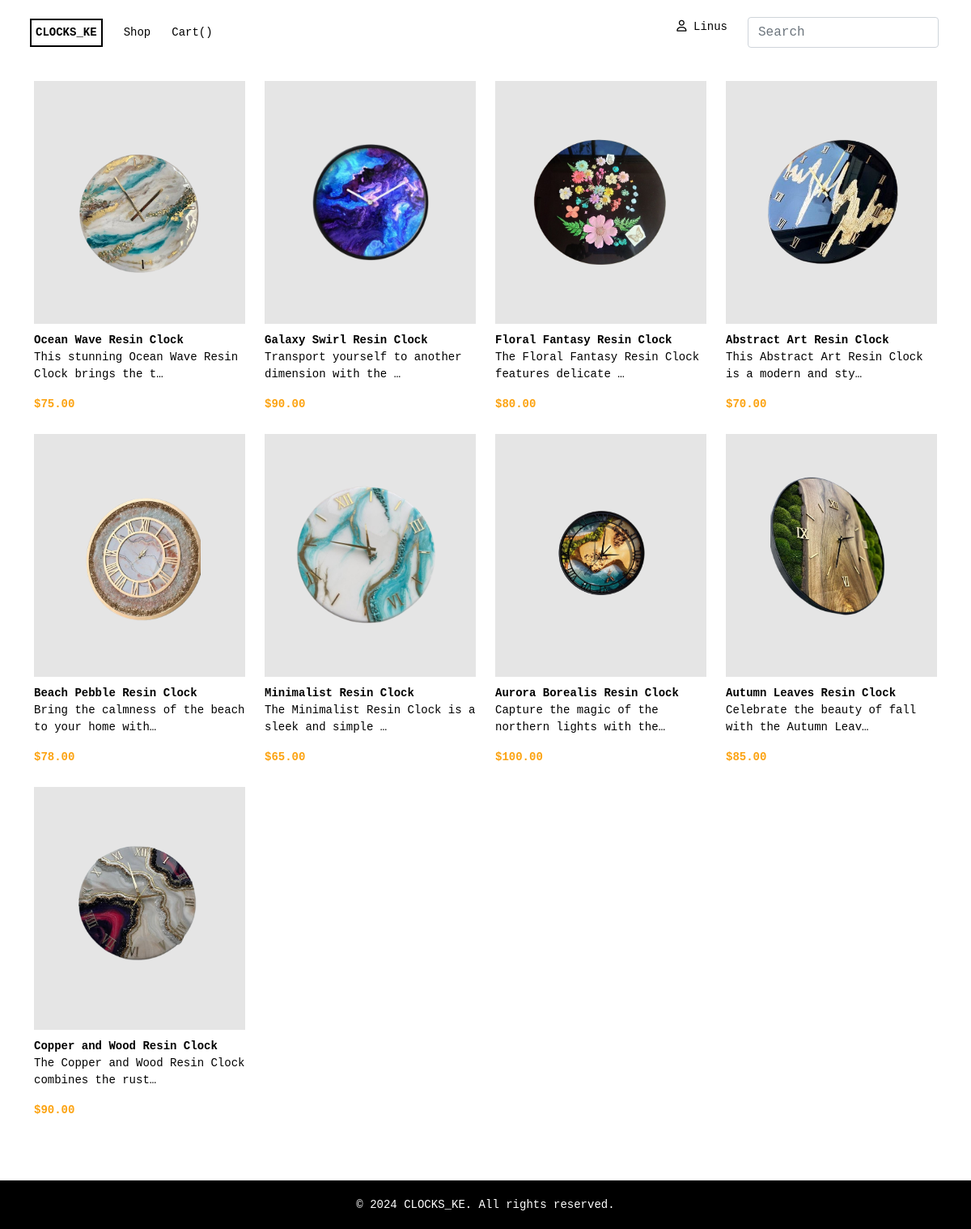
/shop (signed in), run on the app's committed database.
### store/models.py (models this page shows, shortened)
class CustomUser(AbstractBaseUser, PermissionsMixin):
    email = models.EmailField(max_length=255, unique=True)
    first_name = models.CharField(max_length=255)
    last_name = models.CharField(max_length=255)
    is_active = models.BooleanField(default=True)
    is_staff = models.BooleanField(default=False)
    date_joined = models.DateTimeField(auto_now_add=True)
    objects = CustomUserManager()
    USERNAME_FIELD = 'email'
    REQUIRED_FIELDS = ['first_name', 'last_name']
    def __str__(self):
        return self.email

class Product(models.Model):
    id = models.AutoField(primary_key=True)
    name = models.CharField(max_length=200)
    price = models.FloatField()
    details = models.TextField()
    created_at = models.DateTimeField(auto_now_add=True)
    image = models.ImageField(default='clock1.png')

### store/views.py (the view)
# urls.py: path('shop', views.shop, name='shop'),
def shop(request):
    products = Product.objects.all()
    context = {'products': products}
    return render(request, 'store/shop.html', context)

### store/templates/store/shop.html
{% extends 'store/index.html' %} {% block content %} {% load static %}
<section class="shop">
  <div class="container">
    <div class="row">
      {% for product in products %}
      <div class="col-md-4 col-lg-3 col">
        <div class="product-card">
          <a href="#" class="show-product-details" data-product="{{product.id}}">
            <div class="p-image">
              <img src="{{ product.image.url }}" alt="" />
            </div>
            <div class="p-details">
              <div class="p-text">
                <p class="product-name">{{product.name}}</p>
                <p class="product-description">
                  {{product.details | truncatechars:50}}
                </p>
                <p class="product-price">${{product.price | floatformat:2}}</p>
              </div>
            </div>
          </a>
        </div>
      </div>
      {% endfor %}
    </div>
  </div>
</section>
{% endblock %}

### store/templates/store/index.html (shortened to what this page needs)
{% load static %}
<!DOCTYPE html>
<html lang="en">
<head>
  <link rel="stylesheet" href="{% static 'css/styles.css' %}" />
  <link rel="stylesheet" href="{% static 'css/shop.css' %}" />
  <link rel="stylesheet" href="{% static 'css/product.css' %}" />
  <link rel="stylesheet" href="{% static 'css/checkout.css' %}" />
  <link rel="stylesheet" href="{% static 'css/cart.css' %}" />
  <link rel="stylesheet" href="{% static 'css/signin.css' %}" />
  <link href="https://cdn.jsdelivr.net/npm/bootstrap@5.1.3/dist/css/bootstrap.min.css" rel="stylesheet"
 />
  <link rel="stylesheet" type="text/css"
    href="https://cdnjs.cloudflare.com/ajax/libs/toastr.js/latest/css/toastr.min.css" />
</head>
<body>
  <nav class="navbar custom-navbar navbar-expand-lg bg-body-tertiary">
    <div class="container-fluid">
      <a class="navbar-brand navbar-logo" href="{% url 'store' %}">CLOCKS_KE</a>
      <a class="nav-link" aria-current="page" href="{% url 'shop' %}">Shop</a>
      {% if user.is_staff %}
      <a href="{% url 'admin:index' %}" target="_blank">Staff</a>
      {% else %}
      <a href="{% url 'cart' %}">Cart({{order.get_cart_items}})</a>
      {% endif %}
      <div class="collapse navbar-collapse" id="navbarSupportedContent">
        <div class="end d-flex">
          <div class="user-profile ">
            {% if user.is_authenticated %}
            <a class="logout" href="{% url 'profile'%}">
              <i class="fa-regular fa-user"></i> <span class="d-none d-sm-inline">{{ user.first_name }}</span>
            </a>
            {% endif %}
          </div>
          <form class="d-flex" role="search">
            <input class="form-control me-2 search-input" type="search" placeholder="Search" aria-label="Search">
          </form>
        </div>
      </div>
    </div>
  </nav>
  {% block content %} {% endblock%}
  <section class="footer">
    <div class="footer-content">
      <p>© 2024 CLOCKS_KE. All rights reserved.</p>
    </div>
  </section>
</body>
</html>

### static/css/styles.css (style rules this page uses)
body { font-family: monospace !important; margin: 0; min-height: 100vh; display: flex; flex-direction: column; }
i { color: black; }
a { color: black !important; }
p { font-size: 14px !important; }
.navbar { position: sticky !important; top: 0 !important; z-index: 1000 !important; background-color: #ffffff !important; }
.custom-navbar { padding: 10px 20px; min-height: 80px; }
.navbar-logo { font-size: 10px; font-weight: bold; border: solid 2px black; padding: 5px; }
.navbar a { text-decoration: none; color: black; font-size: 14px; margin: 5px; }
.navbar .end { display: flex; flex-direction: row; gap: 20px; }
a img { width: 20px; height: 20px; }
.search-input { height: fit-content !important; }
.footer { margin-top: auto; width: 100%; }
.footer-content { background-color: black; min-height: 60px; color: white; text-align: center; width: 100%; height: 2.5rem; }
.footer-content p { padding-top: 20px; margin: auto 0 auto 0; }

### static/css/shop.css (style rules this page uses)
.shop { padding: 20px; margin-bottom: 30px; }
.shop .product-card { margin-bottom: 10px; }
.shop .product-card a { color: black; text-decoration: none; }
.shop .p-image { background-color: #e5e5e5; height: 300px; display: flex; justify-content: center; align-items: center; }
.shop .p-image img { width: 200px; height: 200px; object-fit: contain; }
.shop .p-details { display: flex; flex-direction: column; align-items: center; padding-top: 10px; }
.shop .p-details .product-price { padding-right: 5px; font-weight: 600; color: #fca311; }
.shop .p-details .product-name { font-weight: bold; padding-bottom: 0; margin-bottom: 0; }

### data on the page
CustomUser: first_name "Linus"
Product: image (picture), name "Ocean Wave Resin Clock", details "This stunning Ocean Wave Resin Clock brings the t…", price "75.00"
Product: image (picture), name "Galaxy Swirl Resin Clock", details "Transport yourself to another dimension with the …", price "90.00"
Product: image (picture), name "Floral Fantasy Resin Clock", details "The Floral Fantasy Resin Clock features delicate …", price "80.00"
Product: image (picture), name "Abstract Art Resin Clock", details "This Abstract Art Resin Clock is a modern and sty…", price "70.00"
Product: image (picture), name "Beach Pebble Resin Clock", details "Bring the calmness of the beach to your home with…", price "78.00"
Product: image (picture), name "Minimalist Resin Clock", details "The Minimalist Resin Clock is a sleek and simple …", price "65.00"
Product: image (picture), name "Aurora Borealis Resin Clock", details "Capture the magic of the northern lights with the…", price "100.00"
Product: image (picture), name "Autumn Leaves Resin Clock", details "Celebrate the beauty of fall with the Autumn Leav…", price "85.00"
Product: image (picture), name "Copper and Wood Resin Clock", details "The Copper and Wood Resin Clock combines the rust…", price "90.00"
